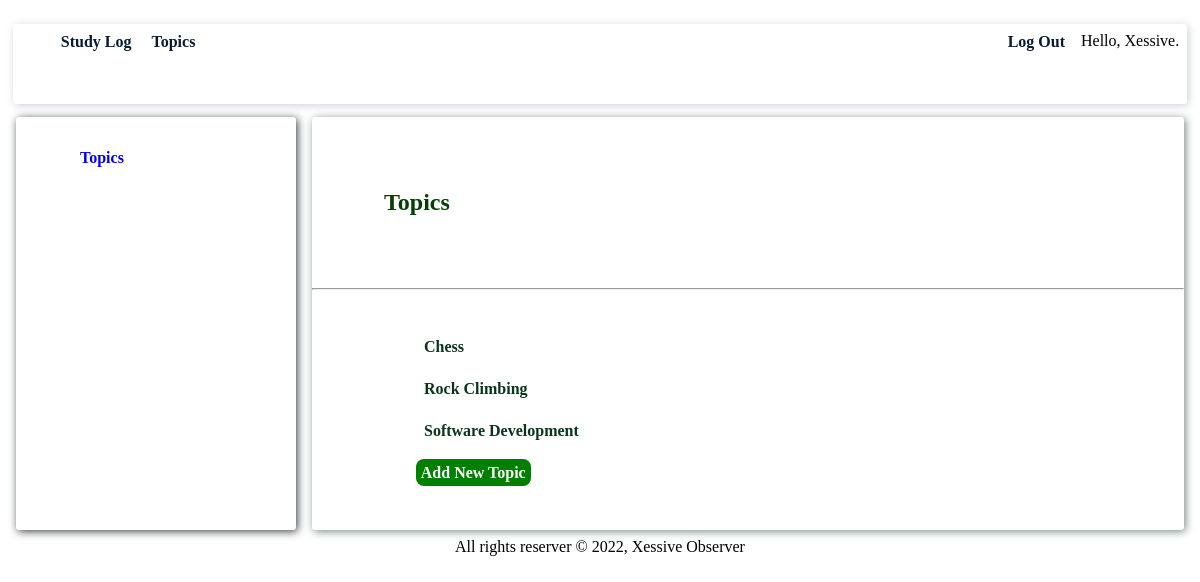
The page /topics/ (signed in) on the database as committed earlier.
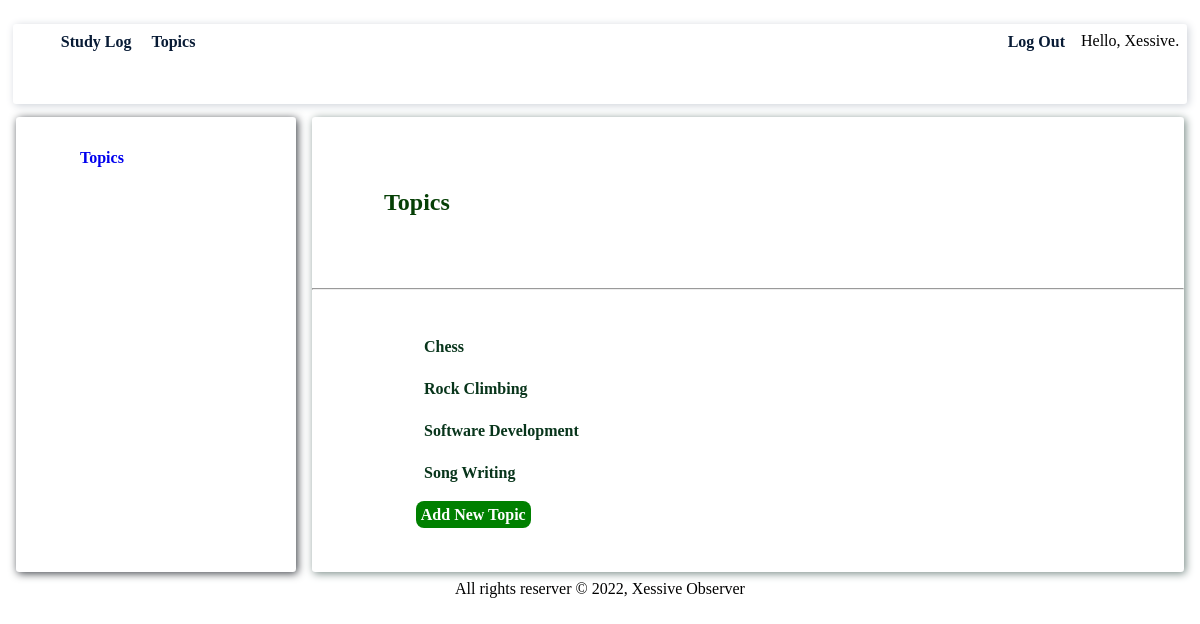
The same page on the database as committed later.
### StudyLogs/models.py (models this page shows)
class Topic(models.Model):
    text = models.CharField(max_length=200)
    date_added = models.DateTimeField(auto_now_add=True)
    owner = models.ForeignKey(User, on_delete=models.CASCADE)
    def __str__(self):
        return self.text

### StudyLogs/views.py (the view)
# urls.py: path('topics/', views.topics, name='topics'),
@login_required
def topics(request):
    topics = Topic.objects.filter(owner=request.user).order_by('date_added')
    context = {'topics': topics}
    return render(request, 'StudyLogs/topics.html', context)

### StudyLogs/templates/StudyLogs/topics.html
{% extends 'StudyLogs/base.html'%}
{% block content %}
    <p class="topics-heading">Topics</p>
    <hr>
    <ul class="topics">
        {% for topic in topics %}
        <li>
            <a href="{% url 'StudyLogs:topic' topic.id %}">{{topic}}</a>
        </li>
        {% empty %}
        <li>
            No topic has been added yet.
        </li>
        {% endfor %}
        <a href="{% url 'StudyLogs:new_topic' %}" class="add-topic-link">Add new topic</a>
    </ul>
{% endblock content %}

### StudyLogs/templates/StudyLogs/base.html (shortened to what this page needs)
{% load static %}
<!DOCTYPE html>
<html lang="en">
<head>
    {% block css %}
        <link rel="stylesheet" href="{% static 'css/base.css' %}">
        <link rel="stylesheet" href="{% static 'css/index.css' %}">
        <link rel="stylesheet" href="{% static 'css/topics.css' %}">
        <link rel="stylesheet" href="{% static 'css/topic.css' %}">
        <link rel="stylesheet" href="{% static 'css/new-entry.css' %}">
        <link rel="stylesheet" href="{% static 'css/new-topic.css' %}">
        <link rel="stylesheet" href="{% static 'css/edit-entry.css' %}">
        <link rel="stylesheet" href="{% static 'css/login.css' %}">
        <link rel="stylesheet" href="{% static 'css/register.css' %}">
        <link rel="stylesheet" href="{% static 'css/logged-out.css' %}">
        {% endblock css %}
</head>
<body>
    <div class="container">
        <header class="header">
            <nav>
                <ul>
                    <li class="nav-link">
                        <a href="{% url 'StudyLogs:index' %}">Study Log</a>
                    </li class="nav-link">
                    <li class="nav-link">
                        <a href="{% url 'StudyLogs:topics' %}">Topics</a>
                    </li class="nav-link">
                    {% if user.is_authenticated %}
                        <li class="nav-link" style="float: inline-end;">Hello, {{ user.username }}.</li>
                    <li class="nav-link" style="float: inline-end;">
                        <a href="{% url 'users:logout' %}">Log out</a>
                    </li class="nav-link">
                    {% endif %}
                </ul>
            </nav>
        </header>
        <aside class="aside">
            {% block aside %}
                <p>
                    <a href="{% url 'StudyLogs:topics' %}" class="topics">Topics</a>
                </p>
            {% endblock aside %}
        </aside>
        <article class="article">{% block content%}{% endblock content %}</article>
        <footer class="footer">All rights reserver &copy; 2022, Xessive Observer</footer>
    </div>
</body>
</html>

### StudyLogs/static/css/base.css (style rules this page uses)
nav { box-shadow: 0.1em 0.1em 0.5em rgb(205, 209, 216); height: 10vh; vertical-align: middle; max-width: 100%; border: none; border-radius: 0.2em; margin:0.3em; }
.nav-link { margin: 0.5em; list-style: none; display: inline-block; text-transform: capitalize; }
.nav-link a { text-decoration: none; color:rgb(8, 27, 53); font-weight: bolder; vertical-align: middle; }
.header { grid-area: header; }
.aside { grid-area: sidebar; box-shadow: 0.1em 0.1em 0.5em rgb(60, 64, 70); border-radius: 0.2em; margin:0.5em; padding: 1em; }
.topics { text-decoration: none; margin: 3em; font-weight: bolder; }
.article { grid-area: content; box-shadow: 0.1em 0.1em 0.5em rgb(118, 136, 132); border-radius: 0.2em; margin:0.5em; }
.footer { grid-area: footer; text-align: center; }
.container { display: grid; grid-auto-columns: 1fr 3fr; grid-template-areas: "header header" "sidebar content" "footer footer"; }

### StudyLogs/static/css/topics.css (style rules this page uses)
.topics-heading { font-weight: bolder; font-size: 1.5em; color: rgb(5, 63, 5); margin: 3em; }
.topics li { list-style: none; margin: 1.5em; color: rgb(4, 22, 54); }
.topics li a { text-decoration: none; color: rgb(8, 53, 27); font-weight: bold; }
.add-topic-link { text-decoration: none; font-weight: bolder; margin: 1em; color: white; background-color: green; padding: 0.3em; border-radius: 0.5em; text-transform: capitalize; }

Rows that differ between the two databases and show on the page:
added Topic: text "Song Writing"
